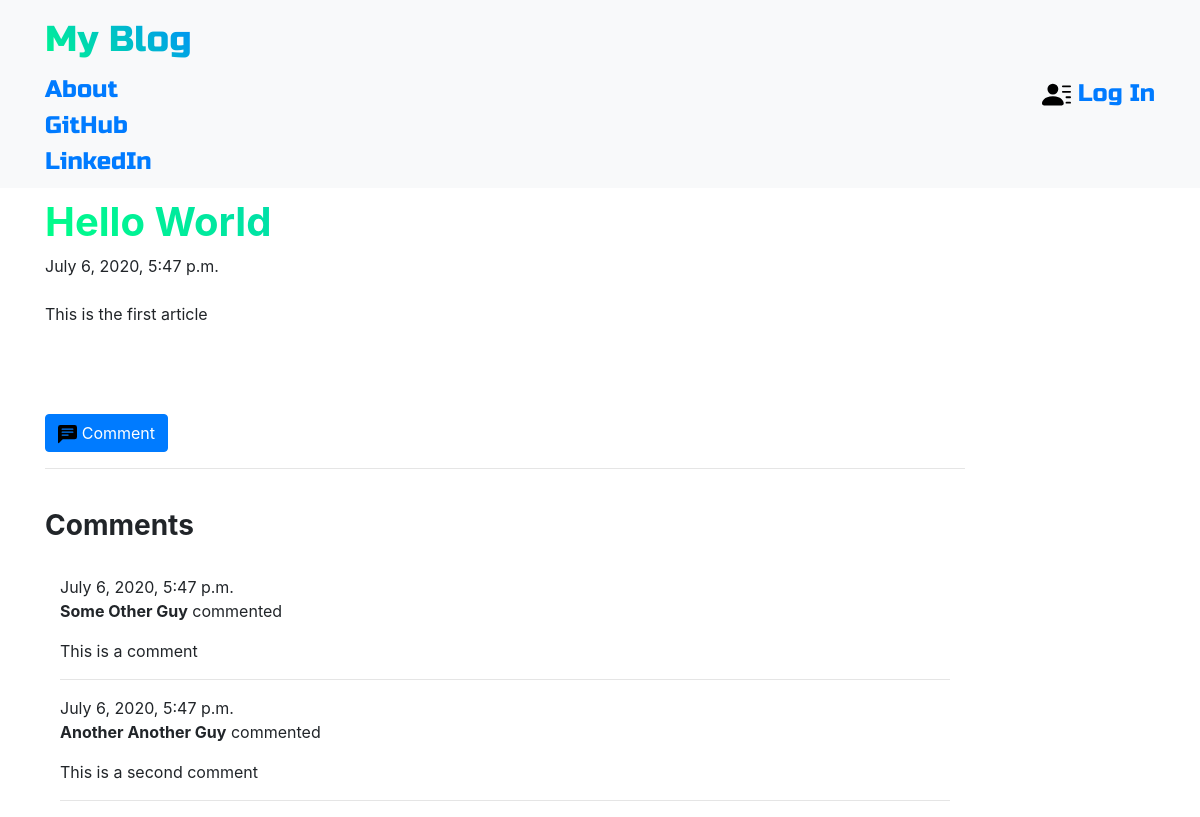
/1/, run on the app's committed database.
### BlogApp/models.py (models this page shows, shortened)
class Article(models.Model):
    author = models.ForeignKey('auth.User', on_delete = models.CASCADE)
    title = models.CharField(max_length = 200)
    text = models.TextField()
    create_date = models.DateTimeField(default = timezone.now())
    published_date = models.DateTimeField(blank = True, null = True)

class Comment(models.Model):
    article = models.ForeignKey(Article, related_name='comments', on_delete=models.CASCADE)
    author = models.CharField(max_length = 50)
    text = models.TextField()
    create_date = models.DateTimeField(default = timezone.now())
    approved_comment = models.BooleanField(default = False)

### BlogApp/views.py (the view)
# urls.py: path('<int:pk>/', views.ArticleDetailView.as_view(), name="Article-Detail"),
class ArticleDetailView(DetailView):
    template_name = 'BlogApp/article_detail.html'
    def get_queryset(self):
        if not self.request.user.is_authenticated:
            return models.Article.objects.filter(published_date__lte=timezone.now())
        return models.Article.objects.all()

### BlogApp/templates/BlogApp/article_detail.html (shortened to what this page needs)
{% extends 'base.html' %}
	{% block content %}
	<h1 class="article-title hue"><strong>{{ object.title }}</strong></h1>
	{% if object.published_date %}
	<div class="date article-date">
		{{ object.published_date }}
	</div>
	{% else %}
		{% if user == object.author %}
		<a class="btn btn-success" href="{% url 'BlogApp:Article-Publish' pk=object.pk %}">Publish</a>
		{% endif %}
	{% endif %}
	<br>
	<p class="article-content">{{ object.text|safe|linebreaksbr }}</p>
	<br>
	<br><br>
	<a class="btn btn-primary" href="{% url 'BlogApp:Comment-Add' pk=object.pk %}"><img src="/static/icons/comment.svg" alt="" class="side-icon"> Comment</a>
	<br><hr><br>
	<h3><strong> Comments </strong></h3><br>
	<div class="container comments-section">
		{% for comment in object.comments.all %}
		<div class="comment-box">
		{% if user == object.author or comment.approved_comment %}
			{{ comment.create_date }}
			<p><strong>{{ comment.author }}</strong> commented</p>
			<p>{{ comment.text|safe|linebreaksbr }}</p>
			<hr>
		{% endif %}
		{% empty %}
		<h5>No Comments Yet</h5>
		</div>
		{% endfor %}
	</div>
	{% endblock %}

### BlogApp/static/css/hue.css (style rules this page uses)
.hue { filter:hue-rotate(0deg); background :linear-gradient(45deg,#0f8,#08f); -webkit-background-clip: text; -webkit-text-fill-color: transparent; animation:hue 10000ms infinite linear; }

### BlogApp/static/css/blog.css (style rules this page uses)
.side-icon { height : 1.2em; width : 1.2em; }

### data on the page
Article: title "Hello World", published_date "July 6, 2020, 5:47 p.m.", text "This is the first article"
Comment: create_date "July 6, 2020, 5:47 p.m.", author "Some Other Guy", text "This is a comment"
Comment: create_date "July 6, 2020, 5:47 p.m.", author "Another Another Guy", text "This is a second comment"
